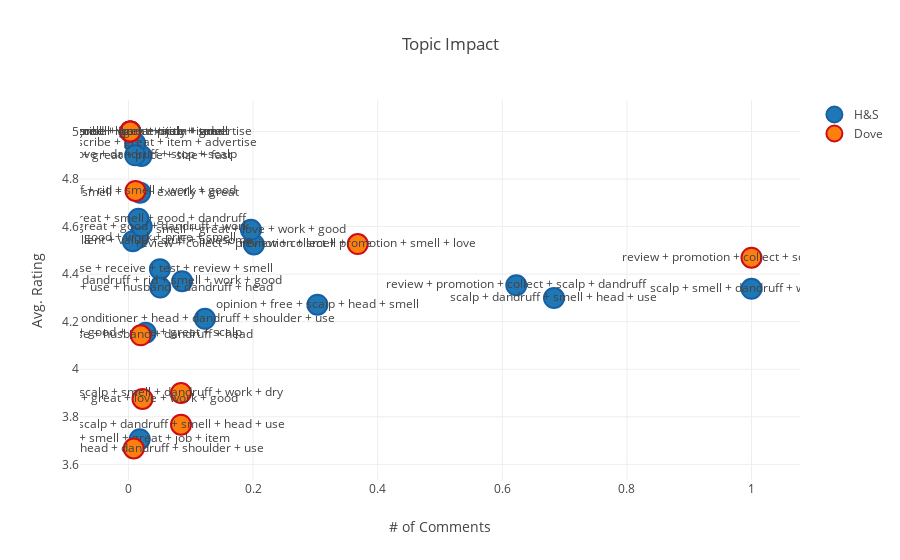

Source (notebook cell):
### Code cell
# Create a trace
trace = [
    go.Scatter(
    x    = df_document_drivers_stats['count'].loc[df_document_drivers_stats['brand']=='H&S'],
    y    = df_document_drivers_stats['impact'].loc[df_document_drivers_stats['brand']=='H&S'],
    text = df_document_drivers_stats['topWords'].loc[df_document_drivers_stats['brand']=='H&S'],
    name = 'H&S',
    mode = 'markers+text',
    marker = dict(
        size = 20,
        line = dict(
            width = 2,
            color = 'rgb(22, 96, 167)'),)
),
    go.Scatter(
    x    = df_document_drivers_stats['count'].loc[df_document_drivers_stats['brand']=='Dove'],
    y    = df_document_drivers_stats['impact'].loc[df_document_drivers_stats['brand']=='Dove'],
    text = df_document_drivers_stats['topWords'].loc[df_document_drivers_stats['brand']=='Dove'],
    name = 'Dove',
    mode = 'markers+text',
    marker = dict(
        size = 20,
        line = dict(
            width = 2,
            color = 'rgb(205, 12, 24)'),)
)]    

layout = dict(title = 'Topic Impact',
              xaxis = dict(zeroline = False, title='# of Comments'),
              yaxis = dict(zeroline = False, title='Avg. Rating')
             )

iplot(dict(data=trace, layout=layout))

### Figure 1 — Plotly figure (JSON) as saved in the notebook; plotly's stock layout.template omitted (floating-point values rounded to 4 significant figures)
{"data": [{"marker": {"line": {"color": "rgb(22, 96, 167)", "width": 2}, "size": 20}, "mode": "markers+text", "name": "H&S", "text": ["dandruff + rid + smell + work + good", "work + smell + great + job + item", "conditioner + head + dandruff + shoulder + use", "good + great + price + size + fast", "great + good + work + price + smell", "purpose + receive + test + review + smell", "review + promotion + collect + scalp + dandruff", "expect + describe + great + item + advertise", "great + excellent + value + stuff + awesome", "review + collect + promotion + smell + love", "scalp + use + husband + dandruff + head", "scalp + smell + dandruff + work + dry", "good + smell + like + exactly + great", "scalp + dandruff + smell + head + use", "smell + great + love + work + good", "scalp + great + good + dandruff + work", "year + good + price + great + scalp", "good + love + dandruff + stop + scalp", "opinion + free + scalp + head + smell", "work + great + smell + good + dandruff"], "type": "scatter", "uid": "af1b632d-9673-41c5-ab67-362ee263587b", "x": [0.08603, 0.01806, 0.1227, 0.02071, 0.0154, 0.05045, 0.6224, 0.01062, 0.006904, 0.2013, 0.05098, 1, 0.01859, 0.683, 0.1965, 0.02124, 0.02762, 0.01062, 0.3032, 0.01593], "y": [4.37, 3.706, 4.212, 4.897, 4.552, 4.421, 4.353, 4.95, 4.538, 4.525, 4.344, 4.338, 4.743, 4.299, 4.586, 4.6, 4.154, 4.9, 4.271, 4.633]}, {"marker": {"line": {"color": "rgb(205, 12, 24)", "width": 2}, "size": 20}, "mode": "markers+text", "name": "Dove", "text": ["dandruff + rid + smell + work + good", "work + smell + great + job + item", "conditioner + head + dandruff + shoulder + use", "good + great + price + size + fast", "great + good + work + price + smell", "purpose + receive + test + review + smell", "review + promotion + collect + scalp + dandruff", "expect + describe + great + item + advertise", "great + excellent + value + stuff + awesome", "review + collect + promotion + smell + love", "scalp + use + husband + dandruff + head", "scalp + smell + dandruff + work + dry", "good + smell + like + exactly + great", "scalp + dandruff + smell + head + use", "smell + great + love + work + good", "scalp + great + good + dandruff + work", "year + good + price + great + scalp", "good + love + dandruff + stop + scalp", "opinion + free + scalp + head + smell", "work + great + smell + good + dandruff"], "type": "scatter", "uid": "66ee0ba8-2618-4382-ad43-9f9881c995c1", "x": [0.01124, 0.002809, 0.008427, 0, 0.002809, 0, 1, 0.002809, 0, 0.368, 0.01966, 0.08427, 0.002809, 0.08427, 0.02247, 0, 0, 0, 0, 0], "y": [4.75, 5, 3.667, null, 5, null, 4.469, 5, null, 4.527, 4.143, 3.9, 5, 3.767, 3.875, null, null, null, null, null]}], "layout": {"title": {"text": "Topic Impact"}, "xaxis": {"title": {"text": "# of Comments"}, "zeroline": false}, "yaxis": {"title": {"text": "Avg. Rating"}, "zeroline": false}}}
